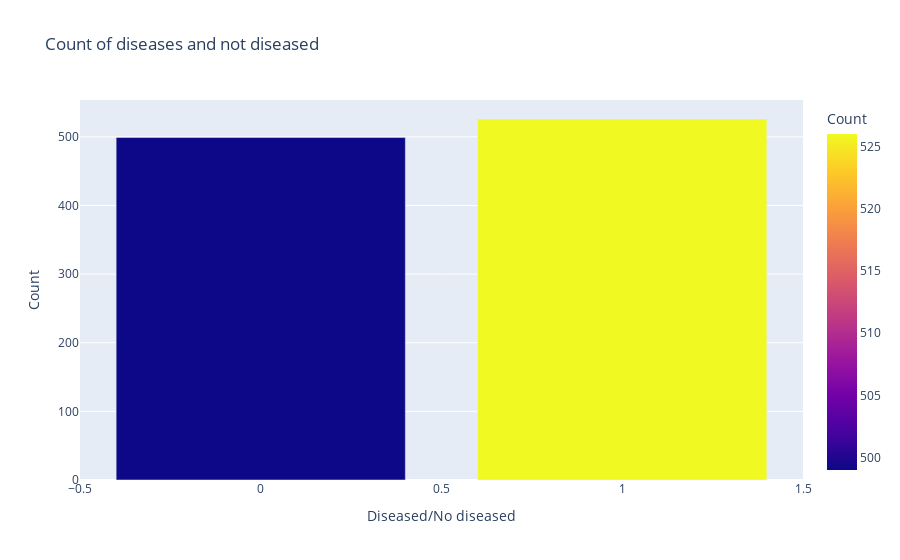

The cell this chart's notebook holds for it:
### Code cell
import plotly.express as px
import plotly.io as pl

# Creating the bar plot using Plotly Express
fig = px.bar(counts, x='target', y='Count', 
             color = 'Count',
             labels={'target': 'Diseased/No diseased', 'Count': 'Count'},
             title='Count of diseases and not diseased')

fig.show()

### Figure 1 — Plotly figure (JSON) as saved in the notebook; plotly's stock layout.template omitted (floating-point values rounded to 4 significant figures)
{"data": [{"alignmentgroup": "True", "hovertemplate": "Diseased/No diseased=%{x}<br>Count=%{marker.color}<extra></extra>", "legendgroup": "", "marker": {"color": [526, 499], "coloraxis": "coloraxis", "pattern": {"shape": ""}}, "name": "", "offsetgroup": "", "orientation": "v", "showlegend": false, "textposition": "auto", "type": "bar", "x": [1, 0], "xaxis": "x", "y": [526, 499], "yaxis": "y"}], "layout": {"autosize": true, "barmode": "relative", "coloraxis": {"colorbar": {"title": {"text": "Count"}}, "colorscale": [[0, "#0d0887"], [0.1111, "#46039f"], [0.2222, "#7201a8"], [0.3333, "#9c179e"], [0.4444, "#bd3786"], [0.5556, "#d8576b"], [0.6667, "#ed7953"], [0.7778, "#fb9f3a"], [0.8889, "#fdca26"], [1, "#f0f921"]]}, "legend": {"tracegroupgap": 0}, "title": {"text": "Count of diseases and not diseased"}, "xaxis": {"anchor": "y", "autorange": true, "domain": [0, 1], "range": [-0.5, 1.5], "title": {"text": "Diseased/No diseased"}, "type": "linear"}, "yaxis": {"anchor": "x", "autorange": true, "domain": [0, 1], "range": [0, 553.7], "title": {"text": "Count"}, "type": "linear"}}}
